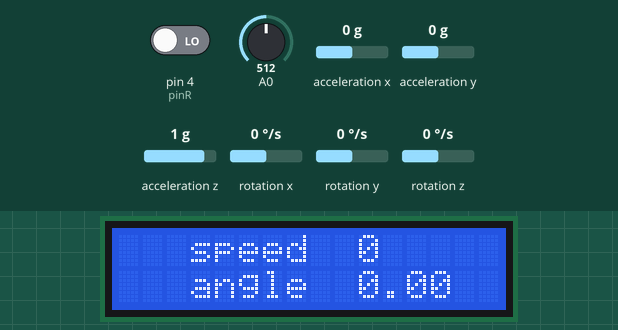
Simulated run of this sketch. Board: Arduino Uno, built with avr-gcc and run on an emulated ATmega328P. Shown: 16×2 character LCD. The test bench sets the inputs (shaded band); at power-on: acceleration y 0 g, acceleration x 0 g, acceleration z 1 g, pin 4 (pinR) LOW, A0 = 512, rotation x 0 °/s, rotation y 0 °/s, rotation z 0 °/s. Storage starts empty; what the sketch prints to the serial monitor is not drawn.

Above: at 3.3 s.
3.4 s: acceleration y set to -1.4 g
At 6.4 s:
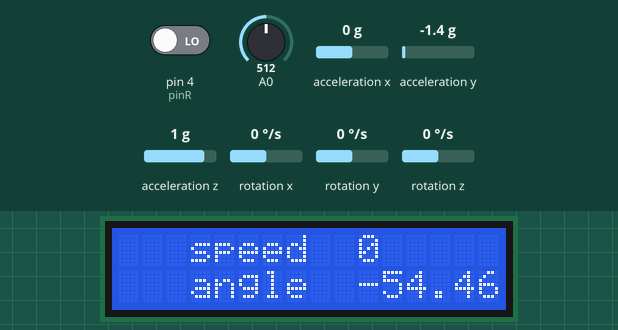
6.7 s: acceleration x set to -1.4 g
At 9.5 s:
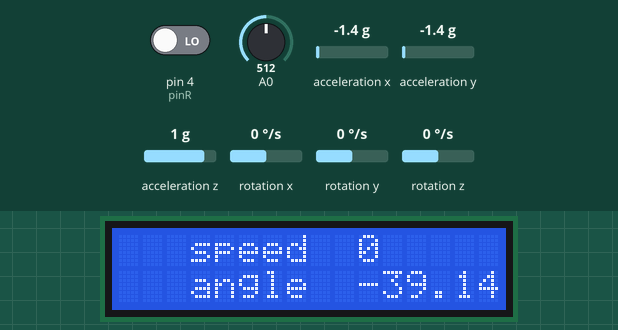
9.8 s: acceleration z set to -1.4 g
At 12.5 s:
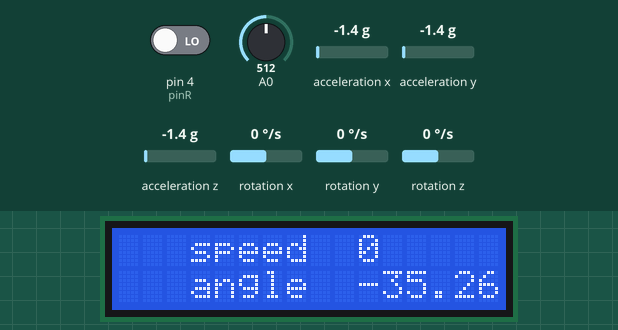
12.9 s: acceleration x set to -0.8 g
At 15.5 s:
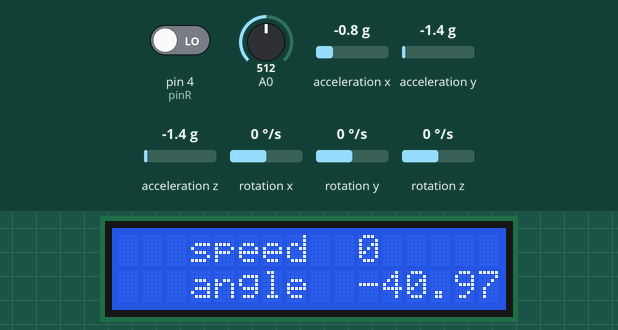
16.0 s: acceleration y set to -0.8 g
At 18.5 s:
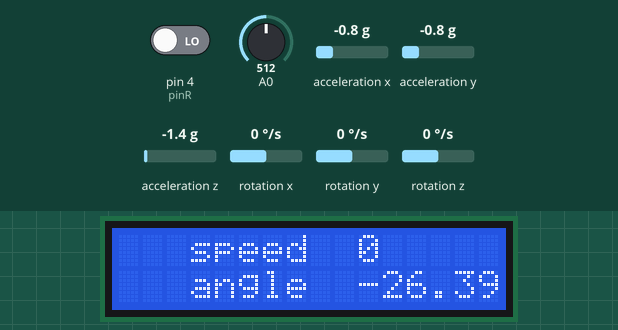
Timing chart, 0 to 20.0 s (numbered marks = the images above; inputs shaded):
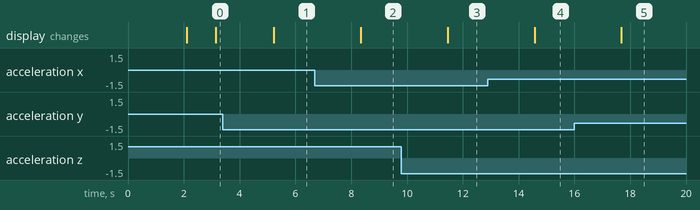

Measured:
- after the input at 3.4 s, the display: changes after 1.8 s (image 1)
- after the input at 6.7 s, the display: changes after 1.6 s (image 2)
- after the input at 9.8 s, the display: changes after 1.7 s (image 3)
- after the input at 12.9 s, the display: changes after 1.7 s (image 4)
- after the input at 16.0 s, the display: changes after 1.7 s (image 5)

The sketch:

newdash_steering_mpu6050.ino
```cpp
//new 1 (not tested)
#include <SD.h>
#include <SPI.h>
#include <Wire.h>
#include <LiquidCrystal_I2C.h>
#include <MPU6050_light.h>  //steer

MPU6050 mpu(Wire);          //steer
unsigned long timer = 0;    //steer

File sdcard_file;
LiquidCrystal_I2C lcd(0x27,16,2);

int CS_pin = 9; // sd card ss pin
int pinR=4;   //speed sensor
unsigned long duration; //
float AngularSpeed=0;
float speedkmh=0;
float speedms=0;
float WheelRadius= 0.26 ;
float Circum = 16.6;
float Dist=0;
float brake=0;
float voltage=0;
long unsigned int counter=0;


void setup() {

  Serial.begin(9600);

Wire.begin();

  //steer
  byte status = mpu.begin();
  Serial.print(F("MPU6050 status: "));
  Serial.println(status);
  while(status!=0){ } // stop everything if could not connect to MPU6050

  Serial.println(F("Calculating offsets, do not move MPU6050"));
  delay(1000);
  // mpu.upsideDownMounting = true; // uncomment this line if the MPU6050 is mounted upside-down
  mpu.calcOffsets(); // gyro and accelero
  Serial.println("Done!\n");
  //steer

  lcd.init();
  lcd.backlight();
  pinMode(pinR,INPUT);
  pinMode(CS_pin, OUTPUT);
 pinMode(A0,INPUT);


  if (SD.begin(CS_pin))
  {
    Serial.println("SD card is ready to use.");
    lcd.clear();
    lcd.setCursor(3,0);
    lcd.print("sd ready");
  } else
  {
    Serial.println("SD card initialization failed");
    lcd.clear();
    lcd.setCursor(3,0);
    lcd.print("sd fail");
  }
 sdcard_file = SD.open("data.txt", FILE_WRITE);

  if (sdcard_file) {
    sdcard_file.print(",Time in (ms),Speed,Distance,Brake,steer");
    sdcard_file.println();
    sdcard_file.close();
  }
  else {
    Serial.println("error opening test.txt");
    lcd.clear();
    lcd.setCursor(3,0);
    lcd.print("sd open fail");
  }
}


void loop() {
  //steer
  mpu.update();

//  if((millis()-timer)>10){ // print data every 10ms
//  Serial.print("X : ");
//  Serial.println(mpu.getAngleX());  //steer
//  /*Serial.print("\tY : ");
//  Serial.print(mpu.getAngleY());
//  Serial.print("\tZ : ");
//  Serial.println(mpu.getAngleZ());*/
//  timer = millis();
//  }
  //steer


 voltage = analogRead(A0);
  voltage = voltage*(5.0 / 1023.0);
  float brake = (voltage-0.5)*25;
  duration = pulseIn(pinR,HIGH);
  Serial.println(duration);
  if (duration>1500){
  AngularSpeed= (0.4377*1000000)/duration;
  speedms=(AngularSpeed*WheelRadius);
  speedkmh=(speedms*3.6);
  counter=counter+1;

  Dist = counter*Circum;

  Serial.print(",");
  Serial.print(millis());
  Serial.print(",");
  Serial.print(speedkmh);
  Serial.print(",");
  Serial.print(Dist);
  Serial.print(",");
  Serial.print(brake);
  Serial.print(",");
  Serial.print(mpu.getAngleX());  //steer
  Serial.println();
    lcd.clear();
  lcd.setCursor(3,0);
  lcd.print("speed");
  lcd.setCursor(10,0);
  lcd.print(speedkmh);
  lcd.setCursor(3,1);
  lcd.print("angle");
  lcd.setCursor(10,1);
  lcd.print(mpu.getAngleX()); //steer


    sdcard_file = SD.open("data.txt", FILE_WRITE);
    if (sdcard_file) {
    sdcard_file.print(",");
    sdcard_file.print(millis());
    sdcard_file.print(",");
    sdcard_file.print(speedkmh);
    sdcard_file.print(",");
    sdcard_file.print(Dist);
    sdcard_file.print(",");
    sdcard_file.print(brake);
    sdcard_file.print(",");
    sdcard_file.println(mpu.getAngleX());  //steer
    sdcard_file.close(); // close the file

  }
  // if the file didn't open, print an error:
  else {
    Serial.println("error opening test.txt");
  }

  }

  else{

  Serial.print(",");
  Serial.print(millis());
  Serial.print(",");
  Serial.print(0);
  Serial.print(",");
  Serial.print(Dist);
  Serial.print(",");
  Serial.print(brake);
  Serial.print(",");
  Serial.print(mpu.getAngleX());//steer
  Serial.println();

  lcd.clear();
  lcd.setCursor(3,0);
  lcd.print("speed");
  lcd.setCursor(10,0);
  lcd.print("0");
  lcd.setCursor(3,1);
  lcd.print("angle");
  lcd.setCursor(10,1);
  lcd.print(mpu.getAngleX());//steer


  sdcard_file = SD.open("data.txt", FILE_WRITE);
   if (sdcard_file) {
    sdcard_file.print(",");
    sdcard_file.print(millis());
    sdcard_file.print(",");
    sdcard_file.print("0");
    sdcard_file.print(",");
    sdcard_file.print(Dist);
    sdcard_file.print(",");
    sdcard_file.print(brake);
    sdcard_file.print(",");
    sdcard_file.println(mpu.getAngleX()); //steer
    sdcard_file.close(); // close the file

  }
  else {
    Serial.println("error opening test.txt");
  }

  }
}
```
